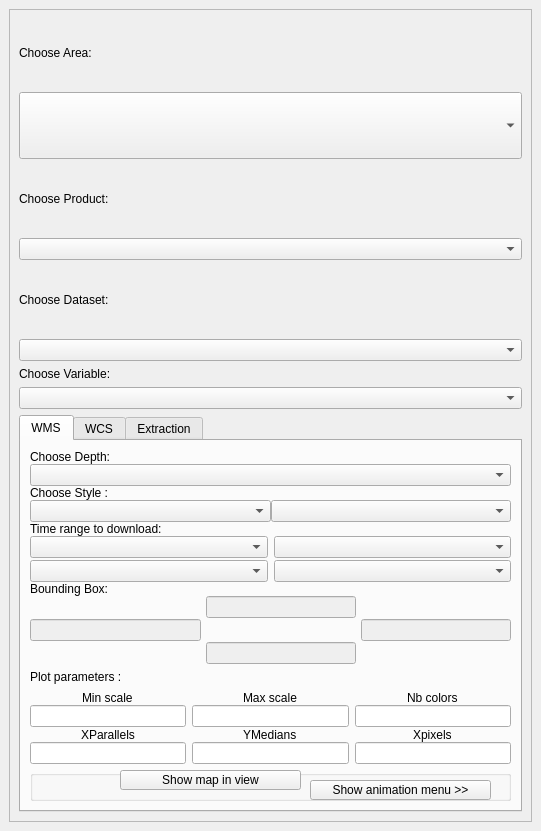
<?xml version="1.0" encoding="UTF-8"?>
<ui version="4.0">
 <class>THREDDSViewer</class>
 <widget class="QDockWidget" name="THREDDSViewer">
  <property name="geometry">
   <rect>
    <x>0</x>
    <y>0</y>
    <width>541</width>
    <height>831</height>
   </rect>
  </property>
  <property name="minimumSize">
   <size>
    <width>154</width>
    <height>118</height>
   </size>
  </property>
  <property name="floating">
   <bool>true</bool>
  </property>
  <property name="windowTitle">
   <string>THREDDS Explorer</string>
  </property>
  <widget class="QWidget" name="dockWidgetContents">
   <layout class="QVBoxLayout" name="verticalLayout_2">
    <item>
     <widget class="QScrollArea" name="scrollArea">
      <property name="enabled">
       <bool>true</bool>
      </property>
      <property name="sizePolicy">
       <sizepolicy hsizetype="Expanding" vsizetype="Ignored">
        <horstretch>0</horstretch>
        <verstretch>0</verstretch>
       </sizepolicy>
      </property>
      <property name="font">
       <font>
        <kerning>true</kerning>
       </font>
      </property>
      <property name="widgetResizable">
       <bool>true</bool>
      </property>
      <widget class="QWidget" name="scrollAreaWidgetContents_7">
       <property name="geometry">
        <rect>
         <x>0</x>
         <y>0</y>
         <width>521</width>
         <height>786</height>
        </rect>
       </property>
       <layout class="QGridLayout" name="gridLayout_2">
        <item row="2" column="0">
         <layout class="QGridLayout" name="gridLayout">
          <property name="sizeConstraint">
           <enum>QLayout::SetMinimumSize</enum>
          </property>
          <property name="verticalSpacing">
           <number>6</number>
          </property>
          <item row="9" column="0">
           <widget class="QComboBox" name="combo_dataset_list"/>
          </item>
          <item row="8" column="0">
           <widget class="QLabel" name="label_dataset">
            <property name="sizePolicy">
             <sizepolicy hsizetype="Expanding" vsizetype="Minimum">
              <horstretch>0</horstretch>
              <verstretch>0</verstretch>
             </sizepolicy>
            </property>
            <property name="text">
             <string>Choose Dataset:</string>
            </property>
           </widget>
          </item>
          <item row="6" column="0">
           <widget class="QLabel" name="label_product">
            <property name="sizePolicy">
             <sizepolicy hsizetype="Expanding" vsizetype="Minimum">
              <horstretch>0</horstretch>
              <verstretch>0</verstretch>
             </sizepolicy>
            </property>
            <property name="text">
             <string>Choose Product:</string>
            </property>
           </widget>
          </item>
          <item row="7" column="0">
           <widget class="QComboBox" name="combo_product_list"/>
          </item>
          <item row="2" column="0">
           <widget class="QLabel" name="label_area">
            <property name="sizePolicy">
             <sizepolicy hsizetype="Minimum" vsizetype="Minimum">
              <horstretch>0</horstretch>
              <verstretch>0</verstretch>
             </sizepolicy>
            </property>
            <property name="text">
             <string>Choose Area:</string>
            </property>
           </widget>
          </item>
          <item row="3" column="0">
           <widget class="QComboBox" name="combo_area_list">
            <property name="sizePolicy">
             <sizepolicy hsizetype="Preferred" vsizetype="Minimum">
              <horstretch>0</horstretch>
              <verstretch>0</verstretch>
             </sizepolicy>
            </property>
           </widget>
          </item>
          <item row="11" column="0">
           <layout class="QVBoxLayout" name="verticalLayout">
            <item>
             <widget class="QLabel" name="label_variable">
              <property name="sizePolicy">
               <sizepolicy hsizetype="Expanding" vsizetype="Minimum">
                <horstretch>0</horstretch>
                <verstretch>0</verstretch>
               </sizepolicy>
              </property>
              <property name="text">
               <string>Choose Variable:</string>
              </property>
             </widget>
            </item>
            <item>
             <widget class="QComboBox" name="combo_variable_list"/>
            </item>
            <item>
             <widget class="QTabWidget" name="ExtractWidget">
              <property name="sizePolicy">
               <sizepolicy hsizetype="Expanding" vsizetype="Maximum">
                <horstretch>0</horstretch>
                <verstretch>0</verstretch>
               </sizepolicy>
              </property>
              <property name="minimumSize">
               <size>
                <width>0</width>
                <height>300</height>
               </size>
              </property>
              <property name="maximumSize">
               <size>
                <width>10000</width>
                <height>500</height>
               </size>
              </property>
              <property name="currentIndex">
               <number>0</number>
              </property>
              <widget class="QWidget" name="tab_WMS">
               <attribute name="title">
                <string>WMS</string>
               </attribute>
               <layout class="QGridLayout" name="gridLayout_4">
                <item row="0" column="0" rowspan="3">
                 <layout class="QVBoxLayout" name="tab_WMS_layout">
                  <property name="spacing">
                   <number>0</number>
                  </property>
                  <item>
                   <widget class="QLabel" name="label_depth">
                    <property name="sizePolicy">
                     <sizepolicy hsizetype="Minimum" vsizetype="Fixed">
                      <horstretch>0</horstretch>
                      <verstretch>0</verstretch>
                     </sizepolicy>
                    </property>
                    <property name="text">
                     <string>Choose Depth:</string>
                    </property>
                   </widget>
                  </item>
                  <item>
                   <widget class="QComboBox" name="combo_wms_layer_depth">
                    <property name="sizePolicy">
                     <sizepolicy hsizetype="Preferred" vsizetype="Fixed">
                      <horstretch>0</horstretch>
                      <verstretch>0</verstretch>
                     </sizepolicy>
                    </property>
                   </widget>
                  </item>
                  <item>
                   <layout class="QGridLayout" name="gridLayout_5">
                    <property name="verticalSpacing">
                     <number>0</number>
                    </property>
                    <item row="1" column="1">
                     <widget class="QComboBox" name="combo_proj">
                      <property name="sizePolicy">
                       <sizepolicy hsizetype="Expanding" vsizetype="Fixed">
                        <horstretch>0</horstretch>
                        <verstretch>0</verstretch>
                       </sizepolicy>
                      </property>
                     </widget>
                    </item>
                    <item row="0" column="0">
                     <widget class="QLabel" name="label_style">
                      <property name="sizePolicy">
                       <sizepolicy hsizetype="Minimum" vsizetype="Fixed">
                        <horstretch>0</horstretch>
                        <verstretch>0</verstretch>
                       </sizepolicy>
                      </property>
                      <property name="text">
                       <string>Choose Style :</string>
                      </property>
                     </widget>
                    </item>
                    <item row="1" column="0">
                     <widget class="QComboBox" name="combo_colorbar">
                      <property name="sizePolicy">
                       <sizepolicy hsizetype="Expanding" vsizetype="Fixed">
                        <horstretch>0</horstretch>
                        <verstretch>0</verstretch>
                       </sizepolicy>
                      </property>
                     </widget>
                    </item>
                   </layout>
                  </item>
                  <item>
                   <widget class="QLabel" name="WMSLabelTimeRange">
                    <property name="sizePolicy">
                     <sizepolicy hsizetype="Preferred" vsizetype="Fixed">
                      <horstretch>0</horstretch>
                      <verstretch>0</verstretch>
                     </sizepolicy>
                    </property>
                    <property name="text">
                     <string>Time range to download:</string>
                    </property>
                   </widget>
                  </item>
                  <item>
                   <layout class="QGridLayout" name="layout_time">
                    <property name="sizeConstraint">
                     <enum>QLayout::SetDefaultConstraint</enum>
                    </property>
                    <property name="horizontalSpacing">
                     <number>6</number>
                    </property>
                    <property name="verticalSpacing">
                     <number>2</number>
                    </property>
                    <item row="1" column="0">
                     <widget class="QComboBox" name="combo_wms_time_last_d"/>
                    </item>
                    <item row="1" column="1">
                     <widget class="QComboBox" name="combo_wms_time_last_h"/>
                    </item>
                    <item row="0" column="0">
                     <widget class="QComboBox" name="combo_wms_time_first_d">
                      <property name="sizePolicy">
                       <sizepolicy hsizetype="Expanding" vsizetype="Fixed">
                        <horstretch>0</horstretch>
                        <verstretch>0</verstretch>
                       </sizepolicy>
                      </property>
                     </widget>
                    </item>
                    <item row="0" column="1">
                     <widget class="QComboBox" name="combo_wms_time_first_h">
                      <property name="sizePolicy">
                       <sizepolicy hsizetype="Expanding" vsizetype="Fixed">
                        <horstretch>0</horstretch>
                        <verstretch>0</verstretch>
                       </sizepolicy>
                      </property>
                      <property name="toolTip">
                       <string>Last time value to download for this layer
(If set, will download all the layers between the first and last times)</string>
                      </property>
                     </widget>
                    </item>
                   </layout>
                  </item>
                  <item>
                   <widget class="QLabel" name="label">
                    <property name="sizePolicy">
                     <sizepolicy hsizetype="Preferred" vsizetype="Fixed">
                      <horstretch>0</horstretch>
                      <verstretch>0</verstretch>
                     </sizepolicy>
                    </property>
                    <property name="text">
                     <string>Bounding Box:</string>
                    </property>
                   </widget>
                  </item>
                  <item>
                   <layout class="QGridLayout" name="WMS_Bounds">
                    <property name="sizeConstraint">
                     <enum>QLayout::SetDefaultConstraint</enum>
                    </property>
                    <property name="horizontalSpacing">
                     <number>5</number>
                    </property>
                    <property name="verticalSpacing">
                     <number>1</number>
                    </property>
                    <item row="0" column="1">
                     <widget class="QLineEdit" name="WMS_northBound">
                      <property name="enabled">
                       <bool>false</bool>
                      </property>
                      <property name="sizePolicy">
                       <sizepolicy hsizetype="Expanding" vsizetype="Expanding">
                        <horstretch>0</horstretch>
                        <verstretch>0</verstretch>
                       </sizepolicy>
                      </property>
                     </widget>
                    </item>
                    <item row="2" column="1">
                     <widget class="QLineEdit" name="WMS_southBound">
                      <property name="enabled">
                       <bool>false</bool>
                      </property>
                      <property name="sizePolicy">
                       <sizepolicy hsizetype="Expanding" vsizetype="Expanding">
                        <horstretch>0</horstretch>
                        <verstretch>0</verstretch>
                       </sizepolicy>
                      </property>
                     </widget>
                    </item>
                    <item row="1" column="1">
                     <widget class="QLabel" name="WMS_northLabel">
                      <property name="text">
                       <string/>
                      </property>
                     </widget>
                    </item>
                    <item row="1" column="2">
                     <widget class="QLineEdit" name="WMS_eastBound">
                      <property name="enabled">
                       <bool>false</bool>
                      </property>
                      <property name="sizePolicy">
                       <sizepolicy hsizetype="Expanding" vsizetype="Expanding">
                        <horstretch>0</horstretch>
                        <verstretch>0</verstretch>
                       </sizepolicy>
                      </property>
                     </widget>
                    </item>
                    <item row="1" column="0">
                     <widget class="QLineEdit" name="WMS_westBound">
                      <property name="enabled">
                       <bool>false</bool>
                      </property>
                      <property name="sizePolicy">
                       <sizepolicy hsizetype="Expanding" vsizetype="Expanding">
                        <horstretch>0</horstretch>
                        <verstretch>0</verstretch>
                       </sizepolicy>
                      </property>
                      <property name="minimumSize">
                       <size>
                        <width>171</width>
                        <height>9</height>
                       </size>
                      </property>
                     </widget>
                    </item>
                   </layout>
                  </item>
                 </layout>
                </item>
                <item row="4" column="0">
                 <layout class="QGridLayout" name="gridLayout_3">
                  <property name="sizeConstraint">
                   <enum>QLayout::SetMinimumSize</enum>
                  </property>
                  <property name="horizontalSpacing">
                   <number>6</number>
                  </property>
                  <property name="verticalSpacing">
                   <number>0</number>
                  </property>
                  <item row="10" column="3">
                   <widget class="QLineEdit" name="nbcolors_value">
                    <property name="sizePolicy">
                     <sizepolicy hsizetype="Expanding" vsizetype="Expanding">
                      <horstretch>0</horstretch>
                      <verstretch>0</verstretch>
                     </sizepolicy>
                    </property>
                   </widget>
                  </item>
                  <item row="9" column="1" alignment="Qt::AlignHCenter">
                   <widget class="QLabel" name="label_maxscale">
                    <property name="sizePolicy">
                     <sizepolicy hsizetype="Expanding" vsizetype="Expanding">
                      <horstretch>0</horstretch>
                      <verstretch>0</verstretch>
                     </sizepolicy>
                    </property>
                    <property name="text">
                     <string>Max scale</string>
                    </property>
                   </widget>
                  </item>
                  <item row="12" column="1">
                   <widget class="QLineEdit" name="Ymedians_value">
                    <property name="enabled">
                     <bool>true</bool>
                    </property>
                    <property name="sizePolicy">
                     <sizepolicy hsizetype="Expanding" vsizetype="Expanding">
                      <horstretch>0</horstretch>
                      <verstretch>0</verstretch>
                     </sizepolicy>
                    </property>
                    <property name="maximumSize">
                     <size>
                      <width>16777215</width>
                      <height>16777197</height>
                     </size>
                    </property>
                   </widget>
                  </item>
                  <item row="9" column="0" alignment="Qt::AlignHCenter">
                   <widget class="QLabel" name="label_minscale">
                    <property name="sizePolicy">
                     <sizepolicy hsizetype="Expanding" vsizetype="Expanding">
                      <horstretch>0</horstretch>
                      <verstretch>0</verstretch>
                     </sizepolicy>
                    </property>
                    <property name="text">
                     <string>Min scale</string>
                    </property>
                   </widget>
                  </item>
                  <item row="11" column="1" alignment="Qt::AlignHCenter">
                   <widget class="QLabel" name="label_Ymedians">
                    <property name="sizePolicy">
                     <sizepolicy hsizetype="Expanding" vsizetype="Expanding">
                      <horstretch>0</horstretch>
                      <verstretch>0</verstretch>
                     </sizepolicy>
                    </property>
                    <property name="text">
                     <string>YMedians</string>
                    </property>
                   </widget>
                  </item>
                  <item row="11" column="0" alignment="Qt::AlignHCenter">
                   <widget class="QLabel" name="label_Xparallels">
                    <property name="sizePolicy">
                     <sizepolicy hsizetype="Expanding" vsizetype="Expanding">
                      <horstretch>0</horstretch>
                      <verstretch>0</verstretch>
                     </sizepolicy>
                    </property>
                    <property name="text">
                     <string>XParallels</string>
                    </property>
                   </widget>
                  </item>
                  <item row="10" column="0">
                   <widget class="QLineEdit" name="minscale_value">
                    <property name="sizePolicy">
                     <sizepolicy hsizetype="Expanding" vsizetype="Expanding">
                      <horstretch>0</horstretch>
                      <verstretch>0</verstretch>
                     </sizepolicy>
                    </property>
                   </widget>
                  </item>
                  <item row="9" column="3" alignment="Qt::AlignHCenter">
                   <widget class="QLabel" name="label_nbcolors">
                    <property name="text">
                     <string>Nb colors</string>
                    </property>
                   </widget>
                  </item>
                  <item row="12" column="0">
                   <widget class="QLineEdit" name="Xparallels_value">
                    <property name="sizePolicy">
                     <sizepolicy hsizetype="Expanding" vsizetype="Expanding">
                      <horstretch>0</horstretch>
                      <verstretch>0</verstretch>
                     </sizepolicy>
                    </property>
                   </widget>
                  </item>
                  <item row="10" column="1">
                   <widget class="QLineEdit" name="maxscale_value">
                    <property name="sizePolicy">
                     <sizepolicy hsizetype="Expanding" vsizetype="Expanding">
                      <horstretch>0</horstretch>
                      <verstretch>0</verstretch>
                     </sizepolicy>
                    </property>
                   </widget>
                  </item>
                  <item row="11" column="3" alignment="Qt::AlignHCenter">
                   <widget class="QLabel" name="label_Xpixels">
                    <property name="sizePolicy">
                     <sizepolicy hsizetype="Expanding" vsizetype="Expanding">
                      <horstretch>0</horstretch>
                      <verstretch>0</verstretch>
                     </sizepolicy>
                    </property>
                    <property name="text">
                     <string>Xpixels</string>
                    </property>
                   </widget>
                  </item>
                  <item row="12" column="3">
                   <widget class="QLineEdit" name="Xpixels_value">
                    <property name="sizePolicy">
                     <sizepolicy hsizetype="Expanding" vsizetype="Expanding">
                      <horstretch>0</horstretch>
                      <verstretch>0</verstretch>
                     </sizepolicy>
                    </property>
                   </widget>
                  </item>
                 </layout>
                </item>
                <item row="3" column="0">
                 <widget class="QLabel" name="label_2">
                  <property name="text">
                   <string>Plot parameters :</string>
                  </property>
                 </widget>
                </item>
                <item row="5" column="0" rowspan="3">
                 <widget class="QGroupBox" name="groupBox">
                  <property name="title">
                   <string/>
                  </property>
                  <widget class="QPushButton" name="button_req_map">
                   <property name="enabled">
                    <bool>true</bool>
                   </property>
                   <property name="geometry">
                    <rect>
                     <x>90</x>
                     <y>0</y>
                     <width>181</width>
                     <height>20</height>
                    </rect>
                   </property>
                   <property name="sizePolicy">
                    <sizepolicy hsizetype="Expanding" vsizetype="Expanding">
                     <horstretch>0</horstretch>
                     <verstretch>0</verstretch>
                    </sizepolicy>
                   </property>
                   <property name="maximumSize">
                    <size>
                     <width>256</width>
                     <height>20</height>
                    </size>
                   </property>
                   <property name="text">
                    <string>Show map in view</string>
                   </property>
                  </widget>
                  <widget class="QPushButton" name="button_req_animation">
                   <property name="geometry">
                    <rect>
                     <x>280</x>
                     <y>10</y>
                     <width>181</width>
                     <height>20</height>
                    </rect>
                   </property>
                   <property name="sizePolicy">
                    <sizepolicy hsizetype="Expanding" vsizetype="Expanding">
                     <horstretch>0</horstretch>
                     <verstretch>0</verstretch>
                    </sizepolicy>
                   </property>
                   <property name="maximumSize">
                    <size>
                     <width>256</width>
                     <height>20</height>
                    </size>
                   </property>
                   <property name="text">
                    <string>Show animation menu &gt;&gt;</string>
                   </property>
                   <property name="iconSize">
                    <size>
                     <width>24</width>
                     <height>24</height>
                    </size>
                   </property>
                  </widget>
                 </widget>
                </item>
               </layout>
              </widget>
              <widget class="QWidget" name="tab_WCS">
               <attribute name="title">
                <string>WCS</string>
               </attribute>
               <layout class="QGridLayout" name="gridLayout_6">
                <item row="0" column="0">
                 <layout class="QVBoxLayout" name="tab_WCS_layout">
                  <item>
                   <widget class="QComboBox" name="combo_wcs_coverage"/>
                  </item>
                  <item>
                   <widget class="QLabel" name="WCSLabelTimeRange">
                    <property name="maximumSize">
                     <size>
                      <width>16777215</width>
                      <height>25</height>
                     </size>
                    </property>
                    <property name="text">
                     <string>Time range to download:</string>
                    </property>
                   </widget>
                  </item>
                  <item>
                   <widget class="QComboBox" name="combo_wcs_time">
                    <property name="toolTip">
                     <string>First time value to download for this layer</string>
                    </property>
                   </widget>
                  </item>
                  <item>
                   <widget class="QComboBox" name="combo_wcs_time_last">
                    <property name="toolTip">
                     <string>Last time value to download for this layer
(If set, will download all the layers between the first and last times)</string>
                    </property>
                   </widget>
                  </item>
                  <item>
                   <widget class="QLabel" name="WCSBoundingBoxInfo">
                    <property name="text">
                     <string>No bounding box info available</string>
                    </property>
                   </widget>
                  </item>
                  <item>
                   <layout class="QGridLayout" name="WCS_Bounds">
                    <item row="2" column="1">
                     <widget class="QLineEdit" name="WCS_southBound"/>
                    </item>
                    <item row="0" column="1">
                     <widget class="QLineEdit" name="WCS_northBound"/>
                    </item>
                    <item row="1" column="0">
                     <widget class="QLineEdit" name="WCS_westBound"/>
                    </item>
                    <item row="1" column="2">
                     <widget class="QLineEdit" name="WCS_eastBound"/>
                    </item>
                   </layout>
                  </item>
                 </layout>
                </item>
               </layout>
              </widget>
              <widget class="QWidget" name="tab">
               <attribute name="title">
                <string>Extraction</string>
               </attribute>
               <widget class="QLabel" name="label_depth_2">
                <property name="geometry">
                 <rect>
                  <x>10</x>
                  <y>20</y>
                  <width>527</width>
                  <height>21</height>
                 </rect>
                </property>
                <property name="sizePolicy">
                 <sizepolicy hsizetype="Minimum" vsizetype="Fixed">
                  <horstretch>0</horstretch>
                  <verstretch>0</verstretch>
                 </sizepolicy>
                </property>
                <property name="text">
                 <string>Choose min and max Depths:</string>
                </property>
               </widget>
               <widget class="QComboBox" name="combo_wms_layer_depth_2">
                <property name="geometry">
                 <rect>
                  <x>10</x>
                  <y>60</y>
                  <width>201</width>
                  <height>31</height>
                 </rect>
                </property>
               </widget>
               <widget class="QLabel" name="WMSLabelTimeRange_2">
                <property name="geometry">
                 <rect>
                  <x>10</x>
                  <y>100</y>
                  <width>527</width>
                  <height>21</height>
                 </rect>
                </property>
                <property name="sizePolicy">
                 <sizepolicy hsizetype="Preferred" vsizetype="Fixed">
                  <horstretch>0</horstretch>
                  <verstretch>0</verstretch>
                 </sizepolicy>
                </property>
                <property name="text">
                 <string>Time range to download:</string>
                </property>
               </widget>
               <widget class="QWidget" name="layoutWidget">
                <property name="geometry">
                 <rect>
                  <x>10</x>
                  <y>140</y>
                  <width>461</width>
                  <height>71</height>
                 </rect>
                </property>
                <layout class="QGridLayout" name="layout_time_2">
                 <property name="sizeConstraint">
                  <enum>QLayout::SetDefaultConstraint</enum>
                 </property>
                 <property name="spacing">
                  <number>6</number>
                 </property>
                 <item row="1" column="0">
                  <widget class="QComboBox" name="combo_wms_time_last_d_2"/>
                 </item>
                 <item row="1" column="1">
                  <widget class="QComboBox" name="combo_wms_time_last_h_2"/>
                 </item>
                 <item row="0" column="0">
                  <widget class="QComboBox" name="combo_wms_time_first_d_2">
                   <property name="sizePolicy">
                    <sizepolicy hsizetype="Expanding" vsizetype="Fixed">
                     <horstretch>0</horstretch>
                     <verstretch>0</verstretch>
                    </sizepolicy>
                   </property>
                  </widget>
                 </item>
                 <item row="0" column="1">
                  <widget class="QComboBox" name="combo_wms_time_first_h_2">
                   <property name="sizePolicy">
                    <sizepolicy hsizetype="Expanding" vsizetype="Fixed">
                     <horstretch>0</horstretch>
                     <verstretch>0</verstretch>
                    </sizepolicy>
                   </property>
                   <property name="toolTip">
                    <string>Last time value to download for this layer
(If set, will download all the layers between the first and last times)</string>
                   </property>
                  </widget>
                 </item>
                </layout>
               </widget>
               <widget class="QLabel" name="label_9">
                <property name="geometry">
                 <rect>
                  <x>10</x>
                  <y>220</y>
                  <width>527</width>
                  <height>21</height>
                 </rect>
                </property>
                <property name="sizePolicy">
                 <sizepolicy hsizetype="Preferred" vsizetype="Fixed">
                  <horstretch>0</horstretch>
                  <verstretch>0</verstretch>
                 </sizepolicy>
                </property>
                <property name="text">
                 <string>Bounding Box:</string>
                </property>
               </widget>
               <widget class="QWidget" name="layoutWidget_2">
                <property name="geometry">
                 <rect>
                  <x>16</x>
                  <y>250</y>
                  <width>451</width>
                  <height>101</height>
                 </rect>
                </property>
                <layout class="QGridLayout" name="WMS_Bounds_2">
                 <property name="sizeConstraint">
                  <enum>QLayout::SetDefaultConstraint</enum>
                 </property>
                 <item row="1" column="0">
                  <widget class="QLineEdit" name="WMS_westBound_2">
                   <property name="enabled">
                    <bool>false</bool>
                   </property>
                   <property name="sizePolicy">
                    <sizepolicy hsizetype="Expanding" vsizetype="Expanding">
                     <horstretch>0</horstretch>
                     <verstretch>0</verstretch>
                    </sizepolicy>
                   </property>
                   <property name="minimumSize">
                    <size>
                     <width>171</width>
                     <height>9</height>
                    </size>
                   </property>
                  </widget>
                 </item>
                 <item row="0" column="1">
                  <widget class="QLineEdit" name="WMS_northBound_2">
                   <property name="enabled">
                    <bool>false</bool>
                   </property>
                   <property name="sizePolicy">
                    <sizepolicy hsizetype="Expanding" vsizetype="Expanding">
                     <horstretch>0</horstretch>
                     <verstretch>0</verstretch>
                    </sizepolicy>
                   </property>
                  </widget>
                 </item>
                 <item row="2" column="1">
                  <widget class="QLineEdit" name="WMS_southBound_2">
                   <property name="enabled">
                    <bool>false</bool>
                   </property>
                   <property name="sizePolicy">
                    <sizepolicy hsizetype="Expanding" vsizetype="Expanding">
                     <horstretch>0</horstretch>
                     <verstretch>0</verstretch>
                    </sizepolicy>
                   </property>
                  </widget>
                 </item>
                 <item row="1" column="1">
                  <widget class="QLabel" name="WMS_northLabel_2">
                   <property name="text">
                    <string/>
                   </property>
                  </widget>
                 </item>
                 <item row="1" column="2">
                  <widget class="QLineEdit" name="WMS_eastBound_2">
                   <property name="enabled">
                    <bool>false</bool>
                   </property>
                   <property name="sizePolicy">
                    <sizepolicy hsizetype="Expanding" vsizetype="Expanding">
                     <horstretch>0</horstretch>
                     <verstretch>0</verstretch>
                    </sizepolicy>
                   </property>
                  </widget>
                 </item>
                </layout>
               </widget>
               <widget class="QPushButton" name="button_req_motu">
                <property name="enabled">
                 <bool>true</bool>
                </property>
                <property name="geometry">
                 <rect>
                  <x>170</x>
                  <y>380</y>
                  <width>136</width>
                  <height>32</height>
                 </rect>
                </property>
                <property name="sizePolicy">
                 <sizepolicy hsizetype="Minimum" vsizetype="Expanding">
                  <horstretch>0</horstretch>
                  <verstretch>0</verstretch>
                 </sizepolicy>
                </property>
                <property name="maximumSize">
                 <size>
                  <width>256</width>
                  <height>32</height>
                 </size>
                </property>
                <property name="text">
                 <string>Motu Request</string>
                </property>
               </widget>
               <widget class="QComboBox" name="combo_wms_layer_depth_max_2">
                <property name="geometry">
                 <rect>
                  <x>240</x>
                  <y>60</y>
                  <width>201</width>
                  <height>31</height>
                 </rect>
                </property>
               </widget>
              </widget>
             </widget>
            </item>
           </layout>
          </item>
         </layout>
        </item>
       </layout>
      </widget>
     </widget>
    </item>
   </layout>
  </widget>
 </widget>
 <resources/>
 <connections/>
</ui>
